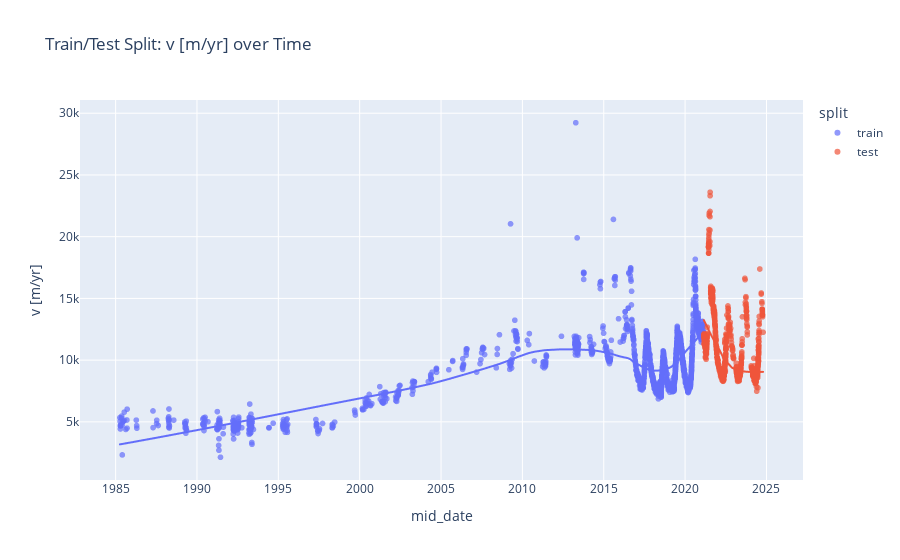

The code cell stored with this chart in its notebook:
### Code cell
plot_df = pd.DataFrame({
    'v [m/yr]': pd.concat([y_train, y_test]),
    'split': ['train'] * len(X_train) + ['test'] * len(X_test)
})

fig = px.scatter(
    plot_df,
    x=plot_df.index,
    y='v [m/yr]',
    color='split',
    title='Train/Test Split: v [m/yr] over Time',
    opacity=0.7,
    trendline='lowess',
)
fig.show()

### Figure 1 — Plotly figure (JSON) as saved in the notebook; plotly's stock layout.template omitted (floating-point values rounded to 4 significant figures; data arrays with more than 128 entries replaced by an {"elided": "..."} marker saying what was removed)
{"data": [{"hovertemplate": "split=train<br>mid_date=%{x}<br>v [m/yr]=%{y}<extra></extra>", "legendgroup": "train", "marker": {"color": "#636efa", "opacity": 0.7, "symbol": "circle"}, "mode": "markers", "name": "train", "showlegend": true, "type": "scattergl", "x": {"elided": "2408 str values"}, "xaxis": "x", "y": {"elided": "2408 int values"}, "yaxis": "y"}, {"hovertemplate": "<b>LOWESS trendline</b><br><br>split=train<br>mid_date=%{x}<br>v [m/yr]=%{y} <b>(trend)</b><extra></extra>", "legendgroup": "train", "marker": {"color": "#636efa", "symbol": "circle"}, "mode": "lines", "name": "train", "showlegend": false, "type": "scattergl", "x": {"elided": "2408 str values"}, "xaxis": "x", "y": {"elided": "2408 float values"}, "yaxis": "y"}, {"hovertemplate": "split=test<br>mid_date=%{x}<br>v [m/yr]=%{y}<extra></extra>", "legendgroup": "test", "marker": {"color": "#EF553B", "opacity": 0.7, "symbol": "circle"}, "mode": "markers", "name": "test", "showlegend": true, "type": "scattergl", "x": {"elided": "1241 str values"}, "xaxis": "x", "y": {"elided": "1241 int values"}, "yaxis": "y"}, {"hovertemplate": "<b>LOWESS trendline</b><br><br>split=test<br>mid_date=%{x}<br>v [m/yr]=%{y} <b>(trend)</b><extra></extra>", "legendgroup": "test", "marker": {"color": "#EF553B", "symbol": "circle"}, "mode": "lines", "name": "test", "showlegend": false, "type": "scattergl", "x": {"elided": "1241 str values"}, "xaxis": "x", "y": {"elided": "1241 float values"}, "yaxis": "y"}], "layout": {"legend": {"title": {"text": "split"}, "tracegroupgap": 0}, "title": {"text": "Train/Test Split: v [m/yr] over Time"}, "xaxis": {"anchor": "y", "domain": [0, 1], "title": {"text": "mid_date"}}, "yaxis": {"anchor": "x", "domain": [0, 1], "title": {"text": "v [m/yr]"}}}}
